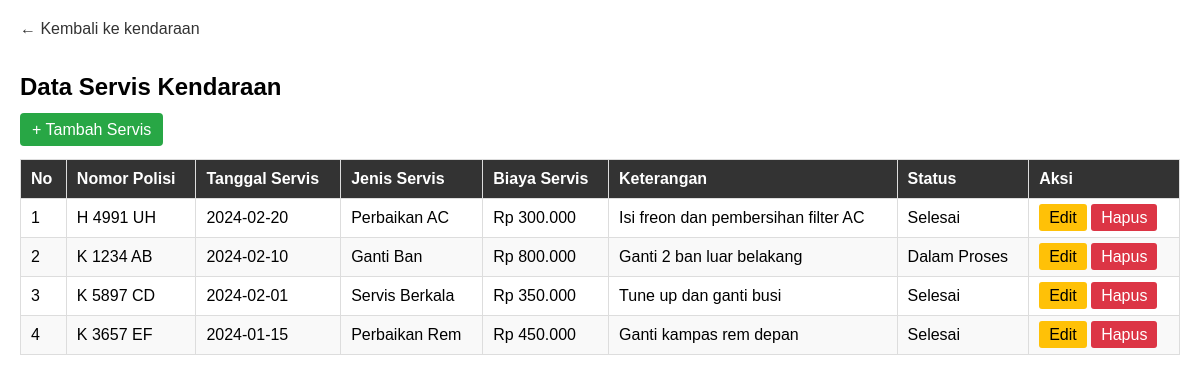
Screenshot of /servis.php with the database file from the repository.
### tables this page shows
CREATE TABLE `servis` (
  `id_servis` int NOT NULL,
  `nomor_polisi` varchar(50) DEFAULT NULL,
  `tanggal_servis` date DEFAULT NULL,
  `jenis_servis` varchar(50) DEFAULT NULL,
  `biaya_servis` decimal(12,0) DEFAULT NULL,
  `keterangan` varchar(50) DEFAULT NULL,
  `status` enum('Dalam Proses','Selesai') NOT NULL DEFAULT 'Dalam Proses'
);

### classes/servis.php (called while the page is built, shortened)
<?php
class Servis {
    private $conn;
    private $table = "servis";
    public function __construct($db) {
        $this->conn = $db;
    }
    public function tampilkanSemua() {
        $query = "SELECT * FROM " . $this->table . " ORDER BY id_servis DESC";
        $stmt = $this->conn->prepare($query);
        $stmt->execute();
        return $stmt;
    }
}
?>

### servis.php (the view, shortened to what this page needs)
<?php
require_once "classes/servis.php";
$database = new Database();
$db = $database->getConnection();
$servis = new Servis($db);
$stmt = $servis->tampilkanSemua();
?>
<!DOCTYPE html>
<html lang="id">
<head>
</head>
<body>
    <a href="index.php" class="back">← Kembali ke kendaraan</a>
    <h2>Data Servis Kendaraan</h2>
    <a href="tambah_servis.php" class="btn">+ Tambah Servis</a>
    <table>
        <thead>
            <tr>
                <th>No</th>
                <th>Nomor Polisi</th>
                <th>Tanggal Servis</th>
                <th>Jenis Servis</th>
                <th>Biaya Servis</th>
                <th>Keterangan</th>
                <th>Status</th>
                <th>Aksi</th>
            </tr>
        </thead>
        <tbody>
            <?php
            $no = 1;
            while ($row = $stmt->fetch(PDO::FETCH_ASSOC)) :
            ?>
            <tr>
                <td><?= $no++; ?></td>
                <td><?= htmlspecialchars($row['nomor_polisi']); ?></td>
                <td><?= htmlspecialchars($row['tanggal_servis']); ?></td>
                <td><?= htmlspecialchars($row['jenis_servis']); ?></td>
                <td>Rp <?= number_format($row['biaya_servis'], 0, ',', '.'); ?></td>
                <td><?= htmlspecialchars($row['keterangan']); ?></td>
                <td><?= htmlspecialchars($row['status']); ?></td>
                <td>
                    <a href="edit_servis.php?id=<?= $row['id_servis']; ?>" class="btn-edit">Edit</a>
                    <a href="hapus_servis.php?id=<?= $row['id_servis']; ?>" class="btn-hapus" onclick="return confirm('Yakin ingin menghapus?')">Hapus</a>
                </td>
            </tr>
            <?php endwhile; ?>
        </tbody>
    </table>
</body>
</html>

### servis.php (style rules this page uses)
body { font-family: Arial, sans-serif; margin: 20px; }
table { width: 100%; border-collapse: collapse; margin-top: 20px; }
th, td { border: 1px solid #ddd; padding: 10px; text-align: left; }
th { background-color: #333; color: white; }
tr:nth-child(even) { background-color: #f9f9f9; }
.btn { padding: 8px 12px; background-color: #28a745; color: white; text-decoration: none; border-radius: 4px; }
.btn-edit { background-color: #ffc107; color: black; padding: 5px 10px; text-decoration: none; border-radius: 3px; }
.btn-hapus { background-color: #dc3545; color: white; padding: 5px 10px; text-decoration: none; border-radius: 3px; }
.back { display: inline-block; margin-bottom: 15px; text-decoration: none; color: #333; }

### rows the page displays
servis: nomor_polisi "H 4991 UH", tanggal_servis "2024-02-20", jenis_servis "Perbaikan AC", biaya_servis "300.000", keterangan "Isi freon dan pembersihan filter AC", status "Selesai"
servis: nomor_polisi "K 1234 AB", tanggal_servis "2024-02-10", jenis_servis "Ganti Ban", biaya_servis "800.000", keterangan "Ganti 2 ban luar belakang", status "Dalam Proses"
servis: nomor_polisi "K 5897 CD", tanggal_servis "2024-02-01", jenis_servis "Servis Berkala", biaya_servis "350.000", keterangan "Tune up dan ganti busi", status "Selesai"
servis: nomor_polisi "K 3657 EF", tanggal_servis "2024-01-15", jenis_servis "Perbaikan Rem", biaya_servis "450.000", keterangan "Ganti kampas rem depan", status "Selesai"
